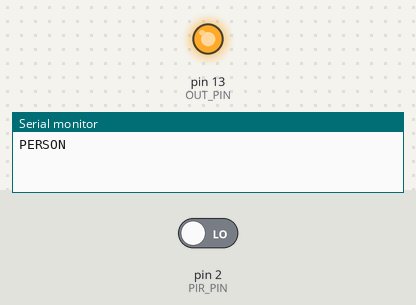
A sketch run on a simulated Arduino Uno, built with avr-gcc and run on an emulated ATmega328P. Shown: output pins drawn as LEDs (lit = HIGH), the last lines printed to the serial monitor. The test bench sets the inputs (shaded band); at power-on: pin 2 (PIR_PIN) LOW.

Above: at 0.1 s.
At 1.1 s:
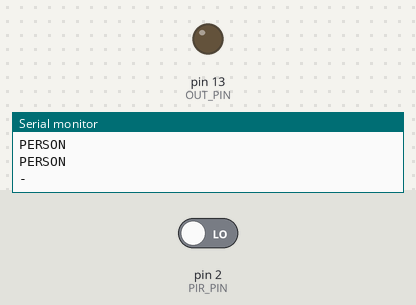
Timing chart, 0 to 2.6 s (numbered marks = the images above):
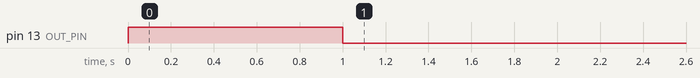

The sketch:

PIR_Test.ino
```cpp
const int PIR_PIN = 2;
const int OUT_PIN = 13;              // LED (or signal to the robot)
const unsigned long HOLD_MS = 1000;  // stay HIGH 5 s after last motion

unsigned long lastMotion = 0;

void setup() {
  pinMode(PIR_PIN, INPUT);
  pinMode(OUT_PIN, OUTPUT);
  Serial.begin(9600);
}

void loop() {
  if (digitalRead(PIR_PIN) == HIGH)
    lastMotion = millis();

  bool person = (millis() - lastMotion) < HOLD_MS;
  digitalWrite(OUT_PIN, person);
  Serial.println(person ? "PERSON" : "-");
  delay(100);
}
```

Measured:
- by itself, pin 13 (OUT_PIN): LOW → HIGH at 0.00 s, → LOW 1.0 s later
